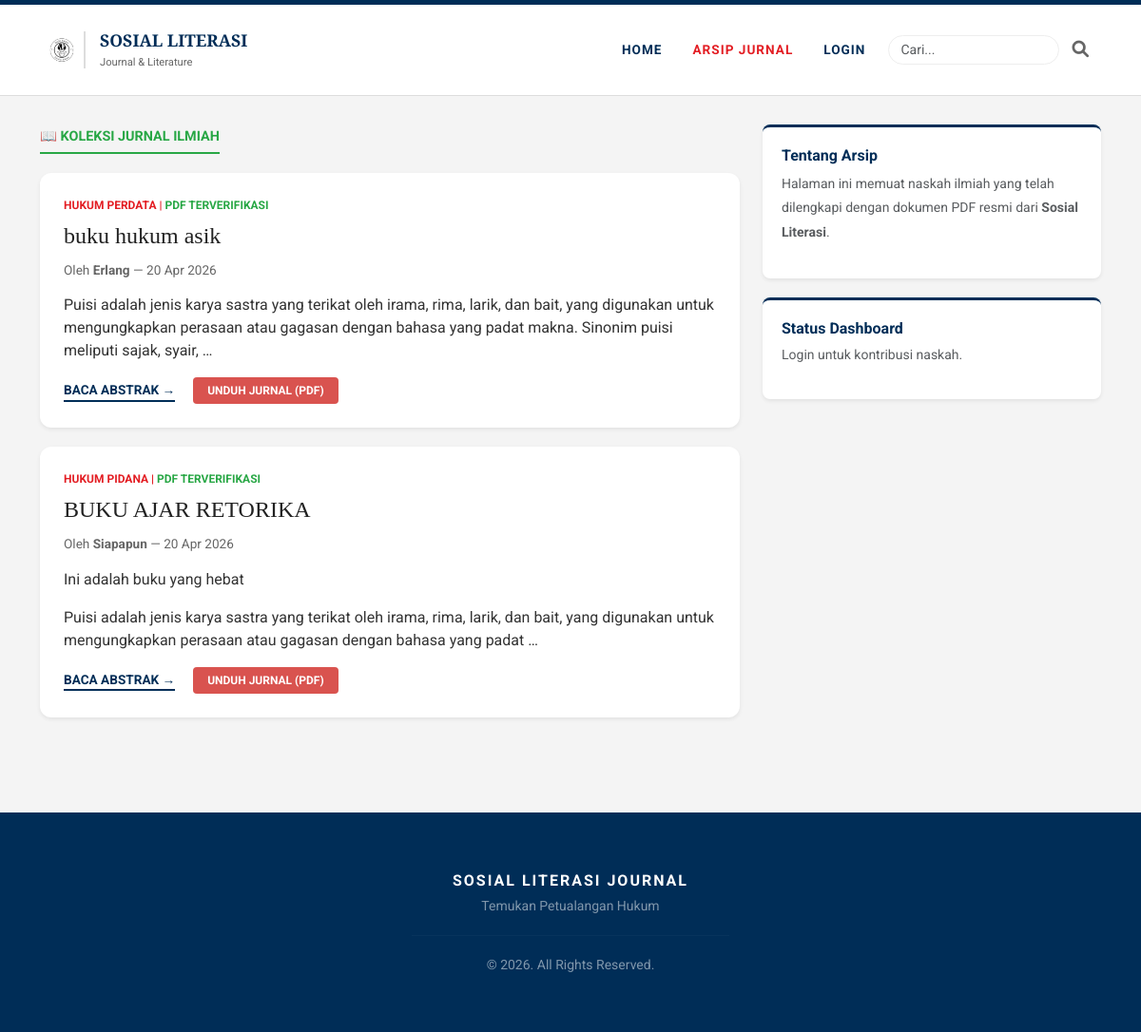
The page /jurnal/ on the database as committed earlier.
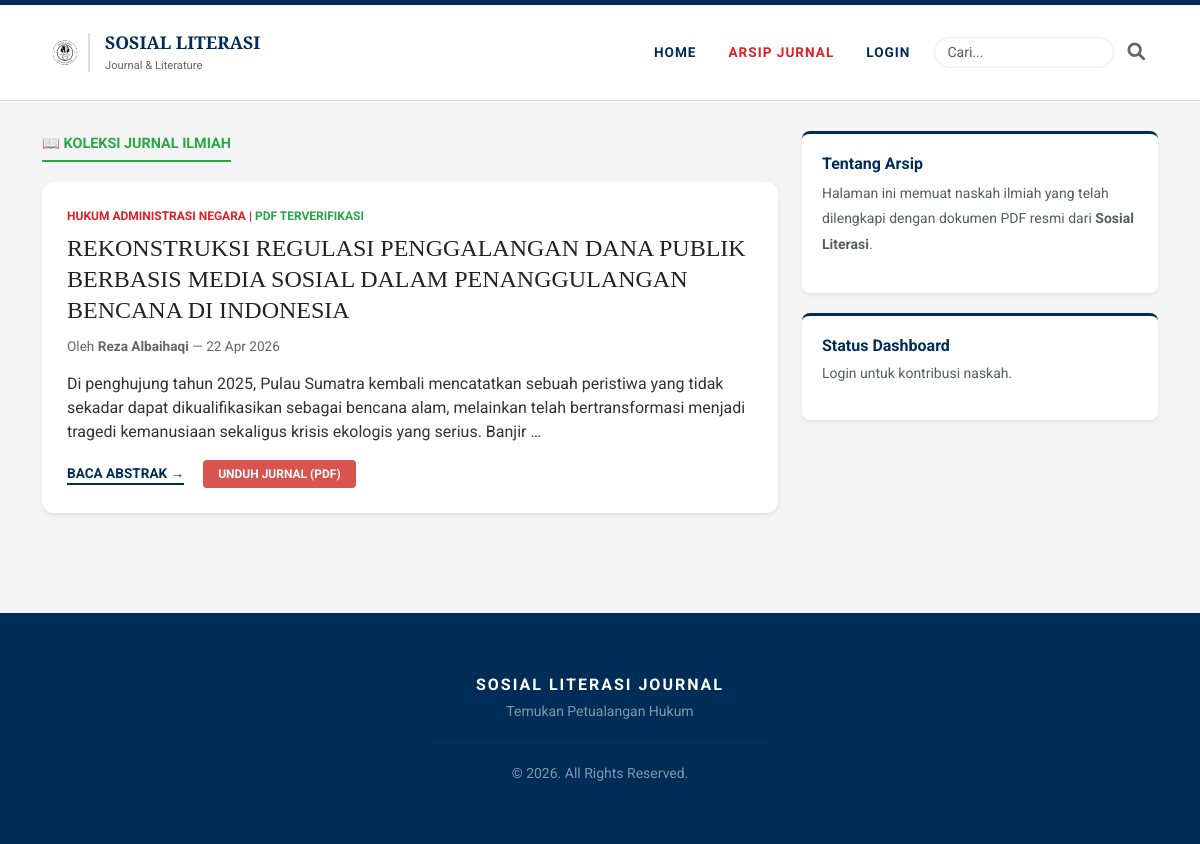
The same page on the database as committed later.
### tulisan/models.py (models this page shows, shortened)
class Karya(models.Model):
    penulis_user = models.ForeignKey(User, on_delete=models.CASCADE, related_name='daftar_karya', null=True, blank=True)
    KATEGORI_CHOICES = [
        ('pidana', 'Hukum Pidana'),
        ('perdata', 'Hukum Perdata'),
        ('htn', 'Hukum Tata Negara'),
        ('han', 'Hukum Administrasi Negara'),
    ]
    judul = models.CharField(max_length=200)
    penulis = models.CharField(max_length=100) # Tetap ada sebagai nama tampilan
    isi = RichTextField()
    gambar = models.ImageField(upload_to='naskah/', blank=True, null=True)
    kategori = models.CharField(max_length=20, choices=KATEGORI_CHOICES, default='pidana')
    is_published = models.BooleanField(default=False)
    tanggal_terbit = models.DateTimeField(auto_now_add=True)
    file_pdf = models.FileField(upload_to='jurnal_pdf/', blank=True, null=True)
    is_jurnal_ilmiah = models.BooleanField(default=False)

### tulisan/views.py (the view)
# urls.py: path('jurnal/', views.daftar_jurnal, name='daftar_jurnal'),
def daftar_jurnal(request):
    query = request.GET.get('q')
    jurnal_list = Karya.objects.filter(is_published=True, is_jurnal_ilmiah=True)
    if query:
        jurnal_list = jurnal_list.filter(
            Q(judul__icontains=query) | Q(penulis__icontains=query)
        )
    jurnal_list = jurnal_list.order_by('-id')
    terpopuler = Karya.objects.filter(is_published=True).order_by('-id')[:5]
    return render(request, 'tulisan/daftar_jurnal.html', {
        'jurnal_list': jurnal_list,
        'terpopuler': terpopuler,
        'query': query
    })

### templates/tulisan/daftar_jurnal.html (shortened to what this page needs)
{% load static %}
<!DOCTYPE html>
<html lang="id">
<head>
    <link href="https://cdn.jsdelivr.net/npm/bootstrap@5.3.0/dist/css/bootstrap.min.css" rel="stylesheet">
    <link rel="stylesheet" href="https://cdnjs.cloudflare.com/ajax/libs/font-awesome/6.0.0/css/all.min.css">
</head>
<body>
<div class="top-bar"></div>
<nav class="navbar navbar-expand-lg sticky-top">
    <div class="container">
        <a class="navbar-brand d-flex align-items-center" href="{% url 'home' %}">
            <img src="{% static 'logo_solit.png' %}" alt="Logo SOLIT" class="solit-logo">
            <div class="brand-text">
                SOSIAL LITERASI<br>
                <span style="font-size: 0.7rem; font-family: 'Roboto', sans-serif; font-weight: 400; color: #666;">Journal & Literature</span>
            </div>
        </a>
        <div class="d-flex align-items-center ms-auto order-lg-last">
            <form action="{% url 'home' %}" method="GET" class="d-flex align-items-center" id="searchForm">
                <input type="text" name="q" id="searchInput" placeholder="Cari..." class="form-control form-control-sm search-input-field">
                <button type="button" class="search-icon-btn me-2" id="searchBtn">
                    <i class="fa-solid fa-magnifying-glass"></i>
                </button>
            </form>
        </div>
        <div class="collapse navbar-collapse" id="navbarNav">
            <ul class="navbar-nav ms-auto align-items-lg-center gap-lg-3 me-lg-3">
                <li class="nav-item"><a class="nav-link nav-link-custom" href="{% url 'home' %}">Home</a></li>
                <li class="nav-item">
                    <a class="nav-link nav-link-custom active" href="{% url 'daftar_jurnal' %}">Arsip Jurnal</a>
                </li>
                {% if user.is_authenticated %}
                <li class="nav-item"><a class="nav-link nav-link-custom" href="{% url 'daftar_draft' %}" style="color: var(--ho-accent) !important;">Draf Saya</a></li>
                <li class="nav-item"><a class="nav-link nav-link-custom text-danger" href="{% url 'logout' %}">Logout</a></li>
                <li class="nav-item"><a class="btn btn-post ms-lg-2" href="{% url 'tambah_karya' %}">POSTING JURNAL</a></li>
                {% else %}
                <li class="nav-item"><a class="nav-link nav-link-custom" href="{% url 'login' %}">Login</a></li>
                {% endif %}
            </ul>
        </div>
    </div>
</nav>
<div class="container main-container">
    <div class="row">
        <div class="col-lg-8">
            <span class="section-title">
                📖 KOLEKSI JURNAL ILMIAH
            </span>
            <div class="p-0">
                {% for karya in jurnal_list %}
                <div class="article-card shadow-sm">
                    <span class="category-tag">
                        {{ karya.get_kategori_display }} | <span style="color: var(--jurnal-green);">PDF TERVERIFIKASI</span>
                    </span>
                    <a href="{% url 'detail_karya' karya.id %}" class="article-title">{{ karya.judul }}</a>
                    <div class="article-meta">
                        Oleh <strong>{{ karya.penulis }}</strong> — {{ karya.tanggal_terbit|date:"d M Y" }}
                    </div>
                    <div class="article-excerpt">
                        {{ karya.isi|truncatewords_html:30|safe }}
                    </div>
                    <div class="mt-3">
                        <a href="{% url 'detail_karya' karya.id %}" class="btn-read">Baca Abstrak →</a>
                        {% if karya.file_pdf %}
                        <a href="{{ karya.file_pdf.url }}" class="btn-pdf" target="_blank">UNDUH JURNAL (PDF)</a>
                        {% endif %}
                    </div>
                </div>
                {% empty %}
                <div class="bg-white text-center py-5 shadow-sm border-top border-3 border-danger">
                    <p class="text-muted">Saat ini belum ada naskah jurnal PDF yang tersedia.</p>
                    <a href="{% url 'home' %}" class="btn btn-sm btn-outline-secondary">Kembali ke Beranda</a>
                </div>
                {% endfor %}
            </div>
        </div>
        <div class="col-lg-4">
            <div class="sidebar-box shadow-sm">
                <h5 class="sidebar-title fw-bold" style="color: var(--ho-navy); font-size: 1rem;">Tentang Arsip</h5>
                <p class="small text-muted" style="line-height: 1.8;">
                    Halaman ini memuat naskah ilmiah yang telah dilengkapi dengan dokumen PDF resmi dari <strong>Sosial Literasi</strong>.
                </p>
            </div>
            <div class="sidebar-box shadow-sm">
                <h5 class="sidebar-title fw-bold" style="color: var(--ho-navy); font-size: 1rem;">Status Dashboard</h5>
                {% if user.is_authenticated %}
                <p class="small text-success">● Login sebagai <strong>{{ user.username }}</strong></p>
                {% else %}
                <p class="small text-muted">Login untuk kontribusi naskah.</p>
                {% endif %}
            </div>
        </div>
    </div>
</div>
<footer class="footer text-center">
    <div class="container">
        <p class="mb-1" style="letter-spacing: 2px;"><strong>SOSIAL LITERASI JOURNAL</strong></p>
        <p class="small text-white-50">Temukan Petualangan Hukum</p>
        <hr style="border-color: rgba(255,255,255,0.1); width: 30%; margin: 20px auto;">
        <p class="small mb-0 opacity-50">&copy; 2026. All Rights Reserved.</p>
    </div>
</footer>
</body>
</html>

### templates/tulisan/daftar_jurnal.html (style rules this page uses)
:root { --ho-navy: #002d57; --ho-accent: #e31e24; --bg-gray: #f4f4f4; --jurnal-green: #28a745; }
body { font-family: 'Roboto', sans-serif; background-color: var(--bg-gray); color: #333; }
.top-bar { background-color: var(--ho-navy); height: 5px; }
.navbar { background-color: #fff !important; border-bottom: 1px solid #ddd; padding: 10px 0; min-height: 85px; }
.solit-logo { height: 65px; width: auto; transition: 0.3s; }
.brand-text { border-left: 2px solid #ddd; padding-left: 15px; font-family: 'Merriweather', serif; font-weight: 700; color: var(--ho-navy); font-size: 1.1rem; line-height: 1.1; }
.nav-link-custom { font-weight: 700; color: var(--ho-navy) !important; text-transform: uppercase; font-size: 0.85rem; letter-spacing: 1px; text-decoration: none; transition: 0.3s; }
.nav-link-custom:hover, .nav-link-custom.active { color: var(--ho-accent) !important; }
.search-icon-btn { color: #666; cursor: pointer; font-size: 1.1rem; transition: 0.3s; background: none; border: none; padding: 5px; }
.search-input-field { width: 0; opacity: 0; transition: all 0.4s ease; border-radius: 20px; border: 1px solid #eee; padding: 0; pointer-events: none; }
@media (min-width: 768px) { .search-input-field { width: 180px; opacity: 1; padding: 0.25rem 0.75rem; pointer-events: auto; margin-right: 8px; } }
.main-container { margin-top: 30px; }
.section-title { border-bottom: 2px solid var(--jurnal-green); display: inline-block; margin-bottom: 20px; padding-bottom: 5px; font-weight: 700; color: var(--jurnal-green); text-transform: uppercase; font-size: 0.9rem; }
.article-card { background: #fff; border-radius: 12px; padding: 25px; margin-bottom: 20px; transition: all 0.4s ease; }
.category-tag { color: var(--ho-accent); font-size: 0.75rem; font-weight: 700; text-transform: uppercase; margin-bottom: 8px; display: block; }
.article-title { font-family: 'Merriweather', serif; font-size: 1.5rem; color: #222; text-decoration: none; line-height: 1.3; display: block; margin-bottom: 10px; }
.article-meta { font-size: 0.85rem; color: #666; margin-bottom: 15px; }
.btn-read { color: var(--ho-navy); text-decoration: none; font-weight: 700; font-size: 0.85rem; text-transform: uppercase; border-bottom: 2px solid var(--ho-navy); display: inline-block; }
.btn-pdf { background-color: #d9534f; color: white !important; text-decoration: none; font-weight: 700; font-size: 0.75rem; padding: 5px 15px; text-transform: uppercase; transition: all 0.3s ease; display: inline-block; margin-left: 15px; border-radius: 4px; }
.sidebar-box { background: #fff; padding: 20px; border-top: 3px solid var(--ho-navy); margin-bottom: 20px; border-radius: 8px; }
.footer { background-color: var(--ho-navy); color: #fff; padding: 60px 0; margin-top: 80px; }

Rows that differ between the two databases and show on the page:
removed Karya: kategori "HUKUM PERDATA", judul "buku hukum asik", penulis "Erlang", tanggal_terbit "20 Apr 2026", isi "Puisi adalah jenis karya sastra yang terikat oleh irama, rima, larik, dan bait, yang digunakan untuk mengungkapkan perasaan atau gagasan dengan bahasa yang padat makna. Sinonim puisi meliputi sajak, syair, …"
removed Karya: kategori "HUKUM PIDANA", judul "BUKU AJAR RETORIKA", penulis "Siapapun", tanggal_terbit "20 Apr 2026", isi "Ini adalah buku yang hebat Puisi adalah jenis karya sastra yang terikat oleh irama, rima, larik, dan bait, yang digunakan untuk mengungkapkan perasaan atau gagasan dengan bahasa yang padat …"
added Karya: kategori "HUKUM ADMINISTRASI NEGARA", judul "REKONSTRUKSI REGULASI PENGGALANGAN DANA PUBLIK BERBASIS MEDIA SOSIAL DALAM PENANGGULANGAN BENCANA DI INDONESIA", penulis "Reza Albaihaqi", tanggal_terbit "22 Apr 2026", isi "Di penghujung tahun 2025, Pulau Sumatra kembali mencatatkan sebuah peristiwa yang tidak sekadar dapat dikualifikasikan sebagai bencana alam, melainkan telah bertransformasi menjadi tragedi kemanusiaan sekaligus krisis ekologis yang serius. Banjir …"
